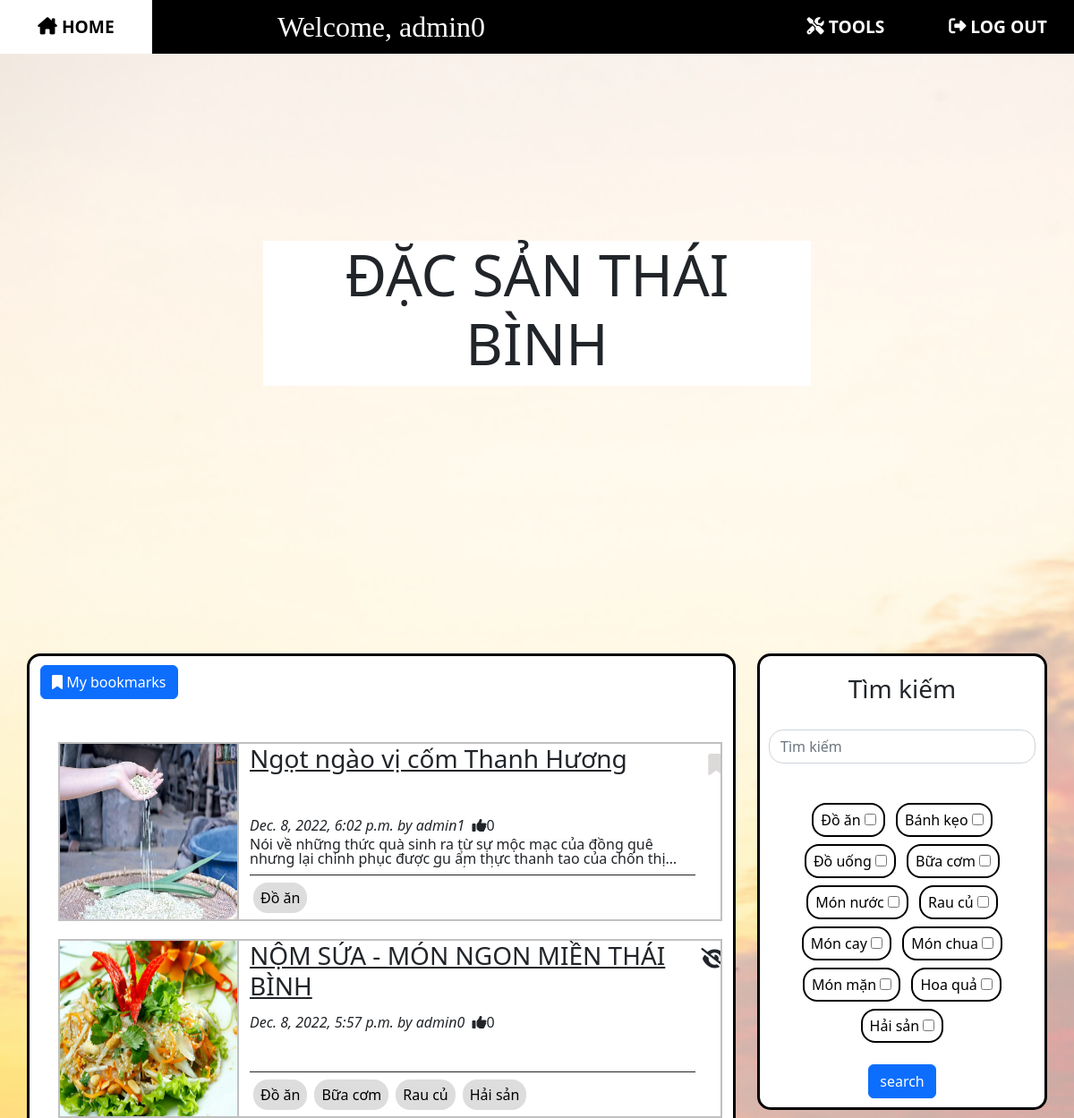
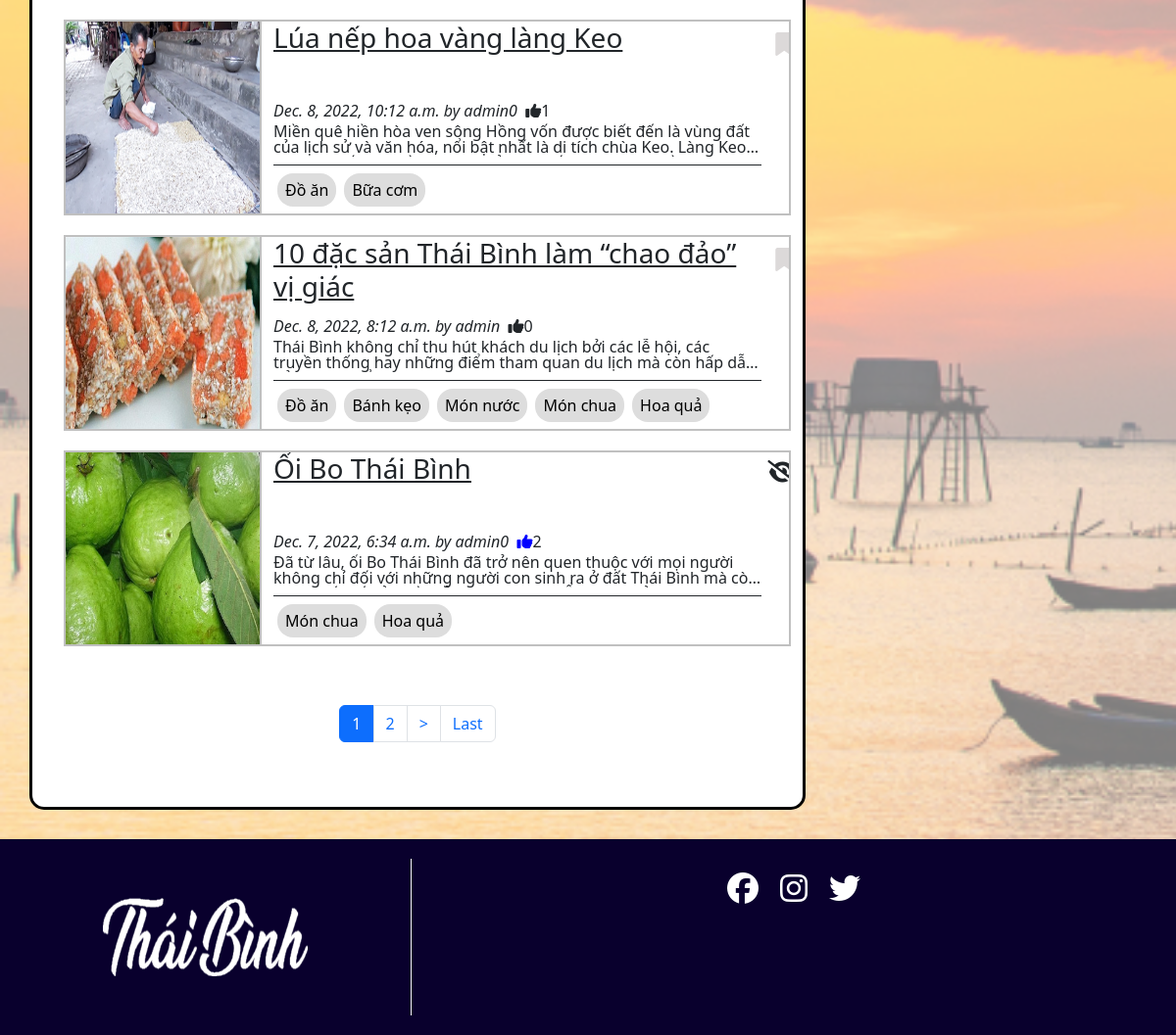
The page / (signed in) on the database its author committed (2 pictures, top to bottom).
### blog/models.py (models this page shows, shortened)
class Post(models.Model):
    class NewManager(models.Manager):
        def get_queryset(self):
            return super().get_queryset().filter(status='published')
    options = (
        ('draft', 'Draft'),
        ('published', 'Published'),
    )
    title = models.CharField(max_length=250)
    category = models.ManyToManyField(
        Category, blank=True, related_name='posts')
    excerpt = models.TextField(blank=True, null=True)
    slug = models.SlugField(max_length=250, unique_for_date='publish')
    image = models.FileField(
        upload_to='static/thumbnail/', default='static/thumbnail/default/default.jpg')
    publish = models.DateTimeField(default=timezone.now)
    author = models.ForeignKey(
        User, on_delete=models.CASCADE, related_name='blog_posts')
    content = RichTextUploadingField(null=True)
    status = models.CharField(max_length=10, choices=options, default='draft')
    likes = models.ManyToManyField(User, blank=True, related_name='likes')
    bookmark = models.ManyToManyField(
        User, blank=True, related_name='bookmark')
    objects = models.Manager()  # default manager
    newmanager = NewManager()  # custom manager
    def get_absolute_url(self):
        return reverse('blog:post_single', args=[self.slug])
    class Meta:
        ordering = ('-publish',)

class Category(models.Model):
    name = models.CharField(max_length=100)
    def __str__(self):
        return self.name

### blog/views.py (the view)
# urls.py: path('', views.home, name='homepage'),
def home(request):
    posts = standard_filter(request)
    list = pagination(request, posts)
    return render(request, 'blog/index.html', {'posts': posts, 'categorys': Category.objects.all(), 'list': list})

### blog/views.py (called while the page is built)
def pagination(request, posts):
    obj = posts
    page_n = request.GET.get('page')
    p = Paginator(obj, 5)
    list = p.get_page(page_n)
    return list

def standard_filter(request):
    posts = Post.newmanager.all()
    user = request.user
    if user.is_superuser or user.is_staff:
        if user.is_superuser:
            posts = Post.objects.all()
        else:
            posts = Post.objects.filter(
                Q(status='published')) | Post.objects.filter(Q(author=user, status='draft'))
    return posts

### templates/blog/index.html
{% extends "base/base.html" %} {% block title %} {%if bookmark_page%} Đã đánh dấu {%else%} Đặc sản Thái Bình {%endif%} {% endblock %} {% load static %}{% block content %} {%include "base/nav-bar.html"%}
<div class="bgpic"><img src="{% static 'Bien-Thai-Binh.jpg' %}" /></div>
<div class="col">
    <div class="row" id="row-titlecard">
        <div class="titlecard">
            <h1 style="font-size:400%">{%if bookmark_page%} ĐÃ ĐÁNH DẤU {%else%} ĐẶC SẢN THÁI BÌNH {%endif%}</h1>
        </div>
    </div>
    <div class="row ">
        <div class="col-8">
            <div class="container">
                {%if not bookmark_page and user.is_authenticated %}
                <div style="margin-top: 10px;">
                    <a href="/mybookmarks/" class="btn btn-primary "><i class="fa-solid fa-bookmark "></i>&nbsp;My bookmarks</a>
                </div>
                {%endif%} {% include "blog/list.html" %}
            </div>
        </div>
        <div class="col-4">
            {% include "blog/searchbox.html" %}
        </div>
    </div>
    {%include "base/footer.html"%}
</div>
{% endblock %}

### templates/base/nav-bar.html (shortened to what this page needs)
{% extends "base/base.html"%}{%load static%} {%block content%}
<nav class="navbar-custom">
    <a class="nav-button" href="/" id="home">
        <i class="fa-solid fa-house-chimney" style="margin-right: 5px"></i>HOME</a>
    {% if user.is_authenticated%}
    <h2 class="welcome">Welcome, {{user}}</h2>{%endif%} {% if user.is_superuser or user.is_staff %}
    <a class="nav-button nav-right-2" href="{% url 'admin:index' %}" id="tools"> <i class="fa-solid fa-screwdriver-wrench" style="margin-right: 5px"></i>TOOLS</a>
        <a class="nav-button nav-right-2" href="/admin/blog/post/" id="tools-posts"> POSTS</a> {%endif%} {% if user.is_authenticated%}
    <a class="nav-button nav-right-1" href="{% url 'logout' %}?next={{request.path}}" id="logout"> <i class="fa-solid fa-right-from-bracket" style="margin-right: 5px"></i>LOG OUT</a>
    {% endif %}
</nav>
{%endblock%}

### templates/blog/list.html (shortened to what this page needs)
{%block content%}
<div class="col pt-5">
    {% for post in list %}
    <div class="post-container row">
        <div class="col-3 post-thumbnail ">
            <img src="/{{post.image}}" />
        </div>
        <div class="col-9 post-detail">
            <div class="post-title">
                <h3>
                    <a class="text-dark" href="{{post.get_absolute_url}} ">{{post.title}}</a>
                </h3>
            </div>
            <div class="post-meta">
                <em>{{post.publish}} by {{post.author}}</em> &nbsp; <i class="fa-sharp fa-solid fa-thumbs-up" {%if user in post.likes.all %} style="color: blue;" {%endif%}></i> {{post.likes.count}}
            </div>
            <div class="post-excerpt">
                <p>{{post.excerpt}}</p>
            </div>
            <div class="post-cat">
                {% for tag in post.category.all %}
                <a class="tag-btn" href="/search/?q=&c={{tag.id}}">{{tag}}</a>{%endfor%}
            </div>
            {% if user.is_authenticated%} {% if post.status == 'draft'%} <i class="fa-sharp fa-solid fa-eye-slash fa-xl"></i>{%else%}
            <form action=" /bookmark/{{post.slug}} " method="post " id="bookmark">
                {% csrf_token %} {%if user in post.bookmark.all %}
                <button type="submit " name="post_id " value="{{post.id}} "><i class="fa-solid fa-bookmark" style="color: blue;"></i>&nbsp;
                        {%else%}
                    <button type="submit " name="post_id " value="{{post.id}} "><i class="fa-solid fa-bookmark " style="color: rgb(220, 217, 217);"></i>&nbsp;
                        {%endif%}
                    </button>
            </form>
            {%endif%} {%endif%}
        </div>
    </div>
    {% endfor %}
</div>
<nav aria-label="Page navigation example">
    <ul class="pagination" style="text-align: center;">
        <li class="page-item active"><a class="page-link" href="?page={{list.number}}">{{list.number}}</a></li>
        {%if list.has_next%}
        <li class="page-item"><a class="page-link" href="?page={{list.next_page_number}}">{{list.next_page_number}}</a></li>
        <li class="page-item"><a class="page-link" href="?page={{list.next_page_number}}">></a></li>
        <li class="page-item"><a class="page-link" href="?page={{list.paginator.num_pages}}">Last</a></li>
        {%endif%}
    </ul>
</nav>
{%endblock%}

### templates/blog/searchbox.html
{% load static %} {% block content %}
<link href="{% static 'style.css' %}" rel="stylesheet">
<div class="search-box">
    <form role="search" method="get" action="/search/">
        <h3>Tìm kiếm</h3>
        <div class="search-bar">
            <input class="form-control me-5" name="q" type="search" placeholder="Tìm kiếm" aria-label="Search">
        </div>
        <div class="tag-bar">
            {% for tag in categorys.all%}
            <div class="tag-checkbox">
                <label for="{{tag}}" class="">{{tag.name}}</label>
                <input name="c" type="checkbox" id="{{tag}}" value="{{tag.pk}}">
            </div>
            {%endfor%}
        </div>
        <button class="btn btn-primary" type="submit">search </button>
    </form>
</div>
{% endblock %}

### static/style.css (style rules this page uses)
* { box-sizing: border-box; padding: 0; margin: 0; }
.bgpic { width: 100%; height: 100%; position: fixed; z-index: -1; opacity: 0.5; }
.container { border: solid black; border-radius: 15px; background-color: white; margin: 30px; padding-bottom: 50px; min-height: 1000px; }
.titlecard { background-color: white; width: 50%; text-align: center; align-self: center; margin-right: auto; margin-left: auto; }
#row-titlecard { height: 700px; }
.search-box { border: solid black; display: flex; flex-direction: column; align-items: center; border-radius: 15px; background-color: white; min-height: 400px; position: sticky; top: 70px; margin: 30px; padding: 20px 10px 10px 10px; }
.search-box form { display: flex; flex-direction: column; align-items: center; }
.search-bar { margin-top: 20px; margin-bottom: 20px; }
.tag-bar { margin: 20px 10px 20px 10px; text-align: center; }
.tag-checkbox { border: black solid 2px; color: black; padding: 5px 8px; text-align: center; text-decoration: none; display: inline-block; margin: 4px; cursor: pointer; border-radius: 16px; min-width: 55px; }
.nav-button { border: transparent; font-size: larger; font-weight: 600; text-decoration: none; display: flex; align-items: center; justify-content: center; color: white; background-color: black; height: 100%; width: 170px; }
.nav-right-1 { justify-self: flex-end; order: 2; margin-left: 0; margin-right: 0; }
.nav-right-2 { justify-self: flex-end; order: 1; margin-left: auto; margin-right: 0; }
.welcome { font-family: Apple Chancery, cursive; border: transparent; text-decoration: none; display: flex; align-items: center; justify-items: center; color: white; background-color: black; padding-left: 40px; padding-right: 40px; height: 100%; margin-left: 100px; margin-right: auto; }
.navbar-custom { position: fixed; display: flex; flex-direction: row; background-color: black; width: 100%; height: 60px; z-index: 1; }
.form-control { border-radius: 1rem; }
.post-container { position: relative; background-color: white; border: solid #C0C0C0 2px; margin: 0 0 20px 20px; height: 200px; max-width: 800px; overflow: hidden; }
.post-container .post-thumbnail { position: absolute; padding: 0; border-right: inherit; overflow: hidden; height: 100%; width: 200px; }
.post-container .post-thumbnail img { width: 100%; height: 100%; }
.post-container .post-detail { position: relative; left: 200px; }
.post-container .post-detail .post-title { position: absolute; margin-bottom: 10px; height: 70px; width: 90%; overflow: hidden; text-overflow: ellipsis; display: -webkit-box; line-height: 40px; -webkit-line-clamp: 2; -webkit-box-orient: vertical; }
.post-container .post-detail .post-excerpt { position: absolute; bottom: 45px; margin-bottom: 13px; height: 34px; width: 90%; overflow: hidden; text-overflow: ellipsis; display: -webkit-box; line-height: 16px; -webkit-line-clamp: 2; -webkit-box-orient: vertical; }
.post-container .post-detail .post-cat { position: absolute; bottom: 0px; border-top: solid 1px; height: 50px; width: 90%; text-overflow: ellipsis; overflow: hidden; display: flex; align-items: center; }
.post-container .post-detail .post-meta { position: absolute; bottom: 95px; font-size: medium; height: 18px; width: 90%; overflow: hidden; text-overflow: ellipsis; display: -webkit-box; line-height: 15px; }
.tag-btn { background-color: #ddd; border: none; color: black; padding: 5px 8px; text-align: center; text-decoration: none; display: inline-block; margin: 4px; cursor: pointer; border-radius: 16px; min-width: 55px; }
.pagination { margin-top: 60px; display: flex; justify-content: center; }
.active>.page-link { z-index: 0; }
.post-container #bookmark { position: absolute; top: 5px; right: 5px; }
.post-container #bookmark button { border: none; background-color: inherit; font-size: x-large; }
.fa-eye-slash { position: absolute; top: 20px; right: 7px; }

### rows shown on the page
Post: image (picture), title "Ngọt ngào vị cốm Thanh Hương", publish "Dec. 8, 2022, 6:02 p.m.", author "admin1", likes.count "0", excerpt "Nói về những thức quà sinh ra từ sự mộc mạc của đồng quê nhưng lại chinh phục được gu ẩm thực thanh tao của chốn…"
Category: name "Đồ ăn"
Post: image (picture), title "NỘM SỨA - MÓN NGON MIỀN THÁI BÌNH", publish "Dec. 8, 2022, 5:57 p.m.", author "admin0", likes.count "0", status "draft" (drawn)
Category: name "Bữa cơm"
Category: name "Rau củ"
Category: name "Hải sản"
Post: image (picture), title "Lúa nếp hoa vàng làng Keo", publish "Dec. 8, 2022, 10:12 a.m.", author "admin0", likes.count "1", excerpt "Miền quê hiền hòa ven sông Hồng vốn được biết đến là vùng đất của lịch sử và văn hóa, nổi bật nhất là di tích chùa Keo. Làng…"
Post: image (picture), title "10 đặc sản Thái Bình làm “chao đảo” vị giác", publish "Dec. 8, 2022, 8:12 a.m.", author "admin", likes.count "0", excerpt "Thái Bình không chỉ thu hút khách du lịch bởi các lễ hội, các truyền thống hay những điểm tham quan du lịch mà còn hấp…"
Category: name "Bánh kẹo"
Category: name "Món nước"
Category: name "Món chua"
Category: name "Hoa quả"
Post: image (picture), title "Ổi Bo Thái Bình", publish "Dec. 7, 2022, 6:34 a.m.", author "admin0", likes.count "2", excerpt "Đã từ lâu, ổi Bo Thái Bình đã trở nên quen thuộc với mọi người không chỉ đối với những người con sinh ra ở đất Thái Bình mà…", status "draft" (drawn)
Category: name "Đồ uống"
Category: name "Món cay"
Category: name "Món mặn"

### other values the page prints
{{ user }} "admin0"
{{ list.number }} "1"
{{ list.next_page_number }} "2"
